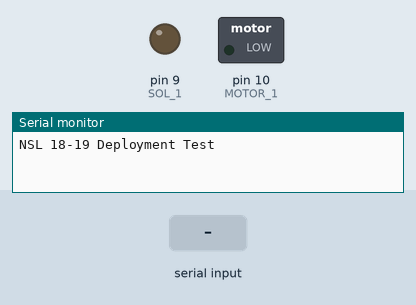
This sketch was run on a simulated Arduino Uno, built with avr-gcc and run on an emulated ATmega328P. On the bench: switched loads named in the sketch (green lamp = pin HIGH), output pins drawn as LEDs (lit = HIGH), the last lines printed to the serial monitor. Inputs (shaded band) come from the test bench.

Above: at 1.2 s.
1.3 s: "q" received over Serial
At 12.1 s:
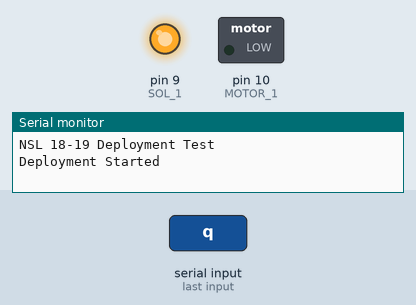
At 12.9 s:
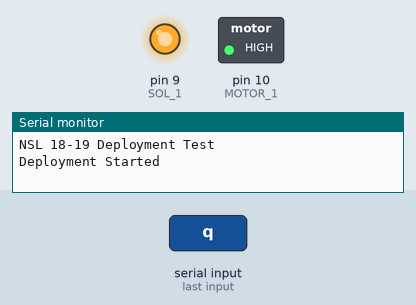
Timing chart, 0 to 13.8 s (numbered marks = the images above; inputs shaded):
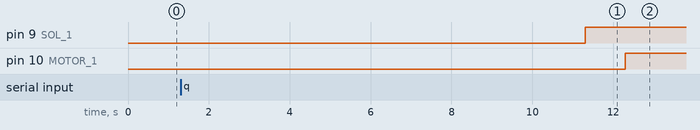

Measured:
- after the input at 1.3 s, pin 9 (SOL_1): LOW → HIGH after 10.0 s; pin 10 (MOTOR_1): LOW → HIGH after 11.0 s

The sketch:

NSL_18-19_Deployment.ino
```cpp
/**
 * @file NSL_18-19_Deployment.ino
 * @brief Main arduino file for the deployment system used for the NSL_18-19 competition
 */
#include <Arduino.h>
#include "xbee.h"

/**
 * @brief SOL_1 controls solenoids, MOTOR_1 controls deployment motor
 */
const byte SOL_1 = 9;
const byte MOTOR_1 = 10;

xbee xb;
/**
 * @brief Automatically runs when Arduino initializes.
 */
void setup() {
  Serial.begin(9600);
  Serial.println("NSL 18-19 Deployment Test\n");

  pinMode(SOL_1, OUTPUT);
  pinMode(MOTOR_1, OUTPUT);
}


/**
 * @brief Menu for motor deployment on proper signal and an emergency stop.
 *
 * @param c Character corresponding to input key.
 */
void menu(char c) {
  switch (c) {
    case 'q':
      Serial.print("Deployment Started\n");
      delay(10000);
      digitalWrite(SOL_1, HIGH);
      delay(1000);
      digitalWrite(MOTOR_1, HIGH);
      delay(3000);
      digitalWrite(SOL_1, LOW);
      break;
    case ' ':
      Serial.print("Emergency Stop\n");
      digitalWrite(SOL_1, LOW);
      digitalWrite(MOTOR_1, LOW);
      break;
  }
}

/**
 * @brief Automatically loops while Arduino is running.
 *
 */
void loop() {
  menu(xb.readInput());
  delay(10);
}
```

xbee.cpp
```cpp
#include "xbee.h"
#include <Arduino.h>

char xbee::readInput(){
    if (Serial.available() > 0) {
        c = Serial.read();
        return c;
    }else{
      return '0';
    }
}
```

xbee.h
```cpp
#ifndef XBEE_h
#define XBEE_h

class xbee{
    private:
    char c;
    public:
        char readInput();
};

#endif /*XBEE_h */
```
